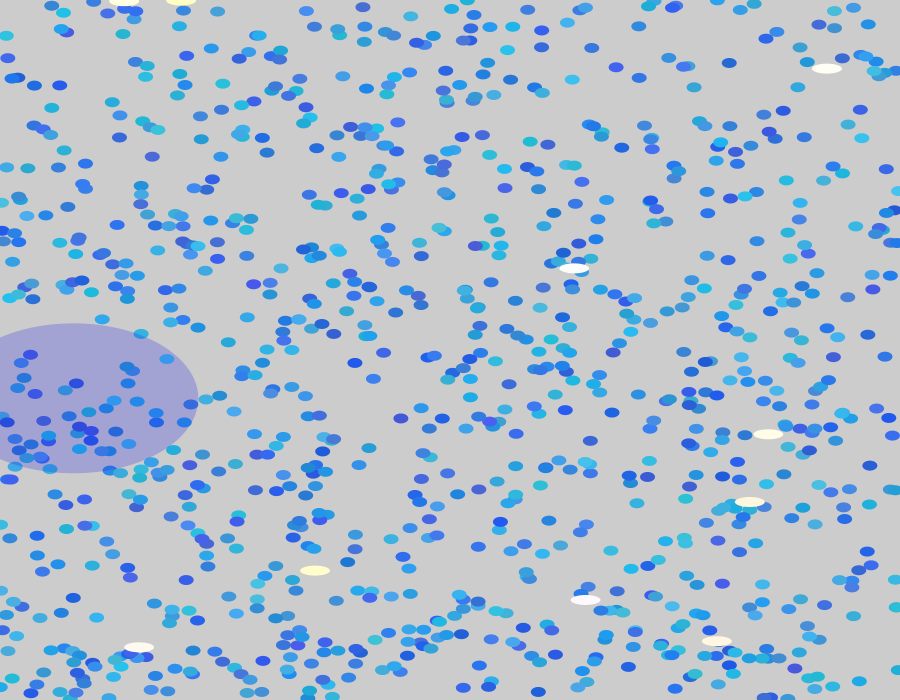
Frame 1 (no input)
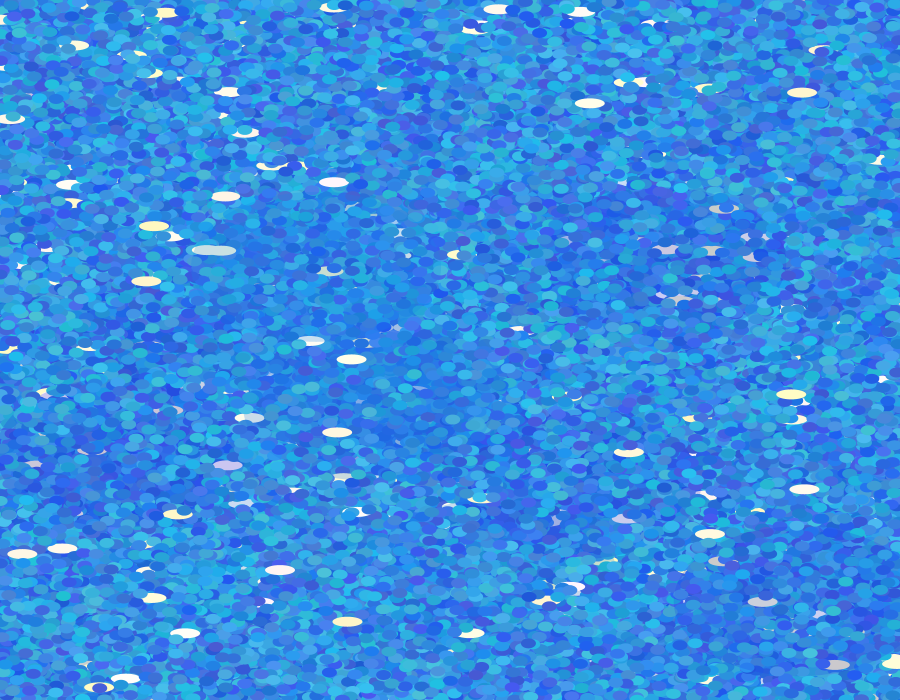
Frame 60 (the mouse pressed at the canvas centre just before this capture)
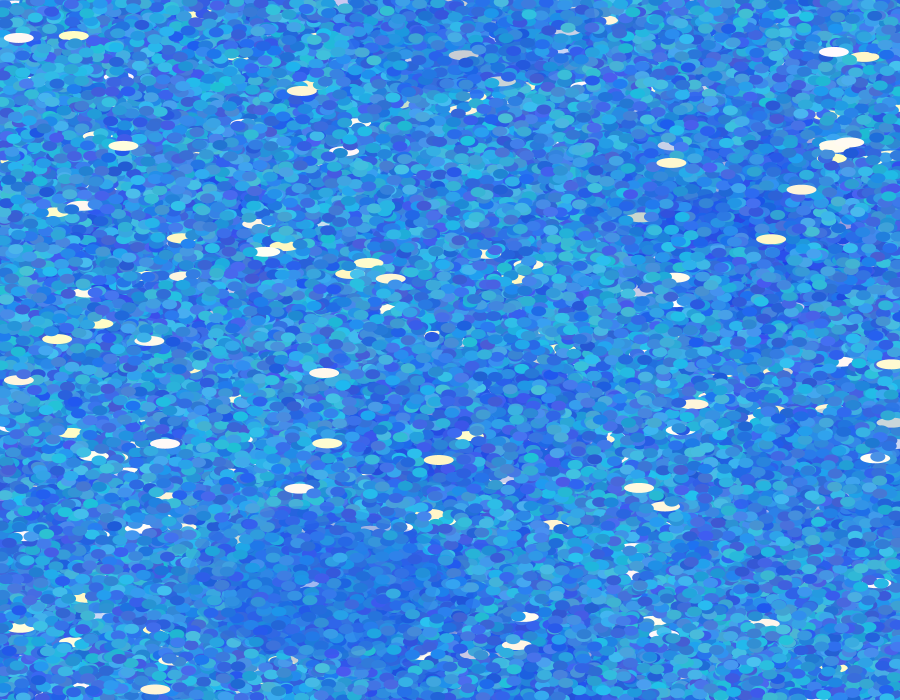
Frame 120 (the mouse held since frame 60 and released just before this capture)

The Processing sketch that drew these frames (run headless with seeded random() and noise(); from frame 60 on, the mouse is pressed at the canvas centre):

// Processing sketch: impressionistic_water
// ── impressionistic_water.pde
int time;
int wait = 1000;

void setup(){
  size(900,700);
  time = millis();
}

void draw(){
  //blues - midtones
  for (int i=0; i<1000 ; i++) {   //loops
    float x = random(0, width);
    float y = random(0, height);
    float blues = random(210,242);
    float greens = random(88,195);
    float reds = random(30,76);
    fill(reds, greens, blues);
    noStroke();
    ellipse(x,y, 15, 10);
  }
  //pale yellows - highlights
  for (int i=0; i<10 ; i++){
    float x = random(0, width);
    float y = random(0, height);
    float blues = random(193,255);
    float greens = random(245,255);
    float reds = random(255,255);
    fill(reds, greens, blues);
    noStroke();
    ellipse(x,y,30,10);
  }
  //darker blues - shadows
  for (int i=0; i<1 ; i++){
    float x = random(0, width);
    float y = random(0, height);
    float blues = random(230,230);
    float greens = random(19,139);
    float reds = random(19,40);
    fill(reds, greens, blues,60);
    noStroke();
    ellipse(x,y,250,150);
  }
}

void mouseDragged(){
  //dispersed2
  for (int i=0; i<2 ; i++){
    float x = random(mouseX-200, mouseX+200);
    float y = random (mouseY-200, mouseY+200);
    float blues = random(220,240);
    float greens = random(120,205);
    float reds = random(80,140);
    fill(reds, greens, blues);
    ellipse(x,y,30,30);
  }
  //dispersed1
  for (int i=0; i<4 ; i++){
    float x = random(mouseX-100, mouseX+100);
    float y = random (mouseY-100, mouseY+100);
    float blues = random(249,255);
    float greens = random(150,252);
    float reds = random(115,193);
    fill(reds, greens, blues);
    ellipse(x,y,15,15);
  }
  //impact
  for (int i=0; i<40 ; i++){
    float x = random(mouseX-7, mouseX+7);
    float y = random (mouseY-7, mouseY+7);
    float blues = random(193,255);
    float greens = random(245,255);
    float reds = random(255,255);
    fill(reds, greens, blues);
    ellipse(x,y,10,10);
  }
}

void mousePressed(){
  
  int i=1;
  do{
    float blues = random(193,255);
    float greens = random(245,255);
    float reds = random(255,255);
    stroke(reds, greens, blues);
    noFill();
    strokeWeight(20);
    
    if(millis() - time >= wait){
      ellipse(mouseX, mouseY, 30, 20);
    }
    if(millis() - time>= wait*2){
      ellipse(mouseX, mouseY, 300, 150);
    }
    if(millis() - time>= wait*4){
      ellipse(mouseX, mouseY, 750, 300);
    }
    if(millis() - time>= wait*6.5){
      ellipse(mouseX, mouseY, 1500, 500);
    }
    if(millis() - time>= wait*10){
      ellipse(mouseX, mouseY, 2800, 800);
    }
      i++;
  }while(i<=100);

}
